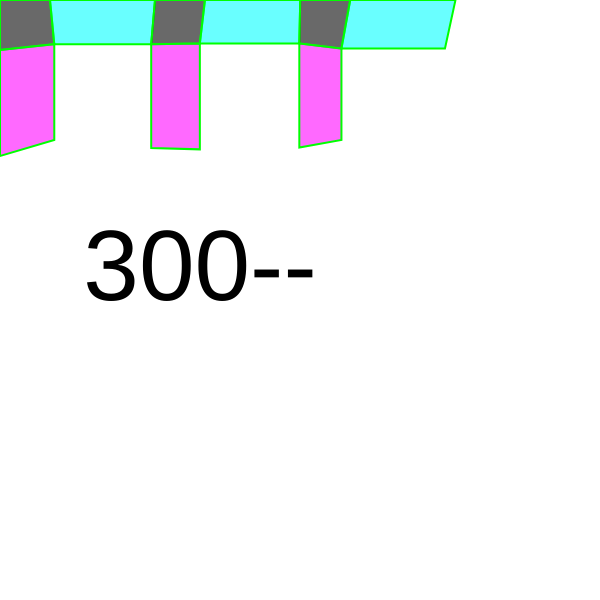
Frame 1 (no input)
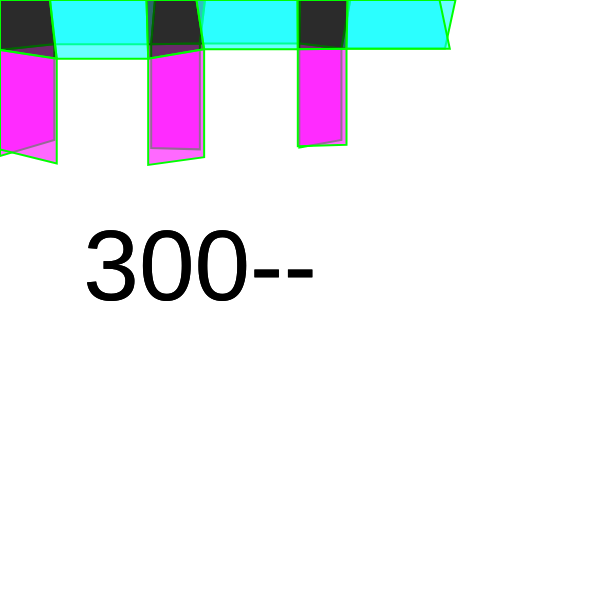
Frame 2 (the mouse pressed at the canvas centre, redrawn once)

The p5.js sketch that drew these frames (run headless with seeded random() and noise() and a simulated clock; the mouse was pressed at the canvas centre and the sketch redrawn once):

// p5.js sketch
// ── sketch.js
// chained 3-unit composition with a "300--" caption

function setup() {
  createCanvas(600, 600);
  background(255);
  stroke(0, 255, 0);
  strokeWeight(2);
  noLoop();
}

function draw() {
  // caption
  fill(0);
  noStroke();
  textAlign(CENTER);
  textSize(100);
  text('300--', width / 3, height / 2);
  stroke(0, 255, 0);
  strokeWeight(2);

  let in1 = createVector(0, 0);
  let in2 = createVector(50, 0);
  let in4 = createVector(0, 50);

  for (let i = 0; i < 3; i++) {
    const u = new Unit(in1, in2, in4);
    u.display();
    in1 = u.b2.copy();
    in2 = createVector(u.b2.x + 50, u.b2.y);
    in4 = u.b3.copy();
  }
}

class Unit {
  constructor(a1, a2, a4) {
    this.a1 = a1.copy();
    this.a2 = a2.copy();
    this.a4 = a4.copy();
    const stepS = 50, stepL = 100, off = 10;
    this.a3 = createVector(
      a1.x + random(stepS - off, stepS + off),
      a1.y + random(stepS - off, stepS + off)
    );
    this.b1 = this.a2.copy();
    this.b4 = this.a3.copy();
    this.b2 = createVector(this.a2.x + random(stepL - off, stepL + off), this.a2.y);
    this.b3 = createVector(this.a3.x + random(stepL - off, stepL + off), this.a3.y);
    this.c1 = this.a4.copy();
    this.c2 = this.a3.copy();
    this.c4 = createVector(this.a4.x, this.a4.y + random(stepL - off, stepL + off));
    this.c3 = createVector(this.a3.x, this.a3.y + random(stepL - off, stepL + off));
  }

  display() {
    fill(0, 150);
    quad4(this.a1, this.a2, this.a3, this.a4);
    fill(0, 255, 255, 150);
    quad4(this.b1, this.b2, this.b3, this.b4);
    fill(255, 0, 255, 150);
    quad4(this.c1, this.c2, this.c3, this.c4);
  }
}

function quad4(p1, p2, p3, p4) {
  beginShape();
  vertex(p1.x, p1.y);
  vertex(p2.x, p2.y);
  vertex(p3.x, p3.y);
  vertex(p4.x, p4.y);
  endShape(CLOSE);
}
